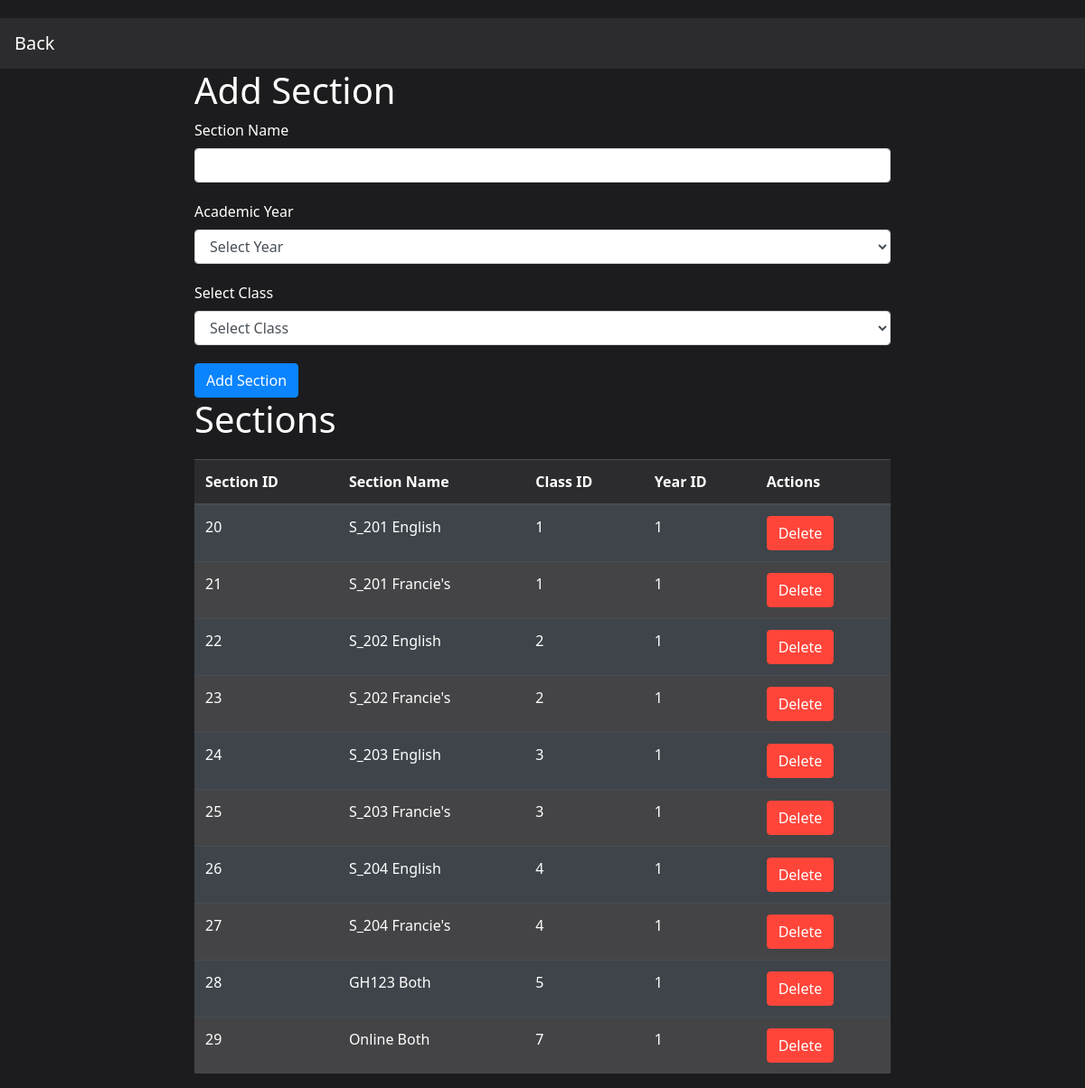
The app's page /USM_CODE/dist/sections.php with its own data.
### tables this page shows
CREATE TABLE `sections` (
  `section_id` int(11) NOT NULL,
  `section_name` varchar(255) NOT NULL,
  `YearID` int(11) DEFAULT NULL,
  `class_id` int(11) DEFAULT NULL
);

### USM_CODE/dist/sections.php (the view, shortened to what this page needs)
<!DOCTYPE html>
<html>
<head>
    <link rel="stylesheet" href="https://stackpath.bootstrapcdn.com/bootstrap/4.3.1/css/bootstrap.min.css">
</head>
<body>
<nav class="navbar navbar-dark">
    <a class="navbar-brand" href="Settings.php">Back</a>
</nav>
<div class="container">
    <h1>Add Section</h1>
    <form action="sectionsAction.php" method="post">
        <div class="form-group">
            <label for="section_name">Section Name</label>
            <input type="text" class="form-control" id="section_name" name="section_name" required>
        </div>
        <div class="form-group">
            <label for="year_id">Academic Year</label>
            <?php
            include('connection.php');
            $resultAcademic = mysqli_query($con, "SELECT * FROM academicyear");
            if ($resultAcademic) {
                echo '<select name="year_id" id="year_id" class="form-control">';
                echo '<option value="">Select Year</option>';
                echo '</select>';
            } else {
                echo '<p>No academic years found.</p>';
            }
            ?>
        </div>
        <div class="form-group">
            <label for="class_id">Select Class</label>
            <?php
            $resultClasses = mysqli_query($con, "SELECT * FROM classes");
            if ($resultClasses) {
                echo '<select name="class_id" id="class_id" class="form-control" onchange="updateClassName()">';
                echo '<option value="">Select Class</option>';
                echo '</select>';
            } else {
                echo '<p>No classes found.</p>';
            }
            ?>
        </div>
        <button type="submit" class="btn btn-primary">Add Section</button>
    </form>
    <h1>Sections</h1>
    <table class="table table-dark table-striped">
        <thead>
            <tr>
                <th scope="col">Section ID</th>
                <th scope="col">Section Name</th>
                <th scope="col">Class ID</th>
                <th scope="col">Year ID</th>
                <th scope="col">Actions</th>
            </tr>
        </thead>
        <tbody>
            <?php
            $result = mysqli_query($con, "SELECT * FROM sections");
            while ($row = mysqli_fetch_assoc($result)) {
                echo '<tr>';
                echo '<td>' . $row['section_id'] . '</td>';
                echo '<td>' . $row['section_name'] . '</td>';
                echo '<td>' . $row['class_id']. '</td>';
                echo '<td>' . $row['YearID'] . '</td>';
                echo '<td><form action="sectionsAction.php" method="post"><input type="hidden" name="section_id" value="' . $row['section_id'] . '"><button type="submit" class="btn btn-danger">Delete</button></form></td>';
                echo '</tr>';
            }
            ?>
        </tbody>
    </table>
</div>
</body>
</html>

### USM_CODE/dist/sections.php (style rules this page uses)
body { background-color: #1c1c1e; color: white; font-family: 'Segoe UI', Tahoma, Geneva, Verdana, sans-serif; padding-top: 20px; }
.navbar { background-color: #2c2c2e; }
.navbar a { color: white; text-decoration: none; transition: color 0.3s; }
.container { max-width: 800px; margin: 0 auto; }
.form-group { margin-bottom: 20px; }
.btn-primary { background-color: #0a84ff; border-color: #0a84ff; }
.btn-danger { background-color: #ff453a; border-color: #ff453a; }
table { margin-top: 20px; }
th { background-color: #2c2c2e; color: white; }
.table-dark tbody tr:nth-of-type(odd) { background-color: #3a3a3c; }
.table-dark tbody tr:nth-of-type(even) { background-color: #444446; }

### records on screen
sections: section_id "20", section_name "S_201 English", class "1", YearID "1"
sections: section_id "21", section_name "S_201 Francie's", class "1", YearID "1"
sections: section_id "22", section_name "S_202 English", class "2", YearID "1"
sections: section_id "23", section_name "S_202 Francie's", class "2", YearID "1"
sections: section_id "24", section_name "S_203 English", class "3", YearID "1"
sections: section_id "25", section_name "S_203 Francie's", class "3", YearID "1"
sections: section_id "26", section_name "S_204 English", class "4", YearID "1"
sections: section_id "27", section_name "S_204 Francie's", class "4", YearID "1"
sections: section_id "28", section_name "GH123 Both", class "5", YearID "1"
sections: section_id "29", section_name "Online Both", class "7", YearID "1"
